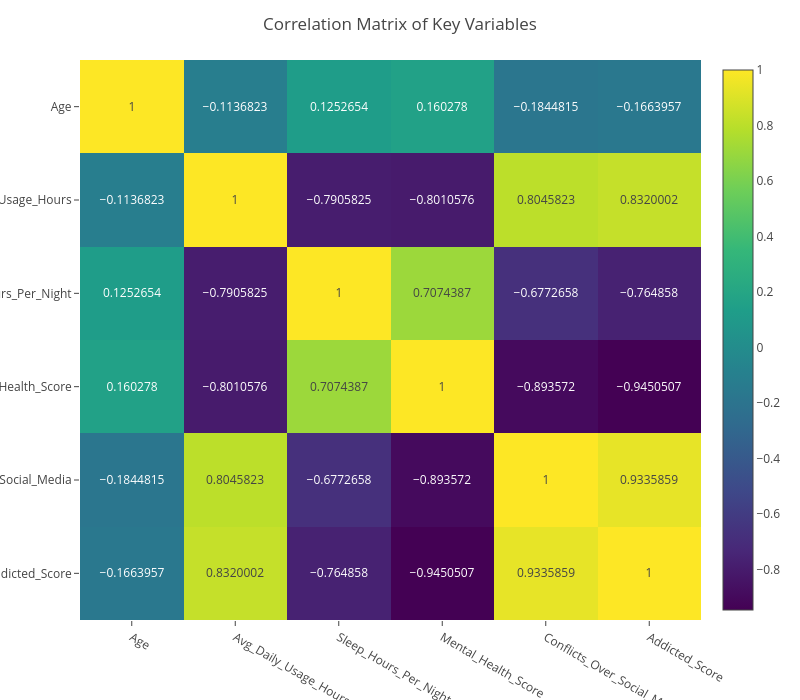

This figure's notebook cell:
### Code cell
# #### Interactive Heatmap: Correlation Matrix
corr_matrix = df[['Age', 'Avg_Daily_Usage_Hours', 'Sleep_Hours_Per_Night', 
                  'Mental_Health_Score', 'Conflicts_Over_Social_Media', 'Addicted_Score']].corr()

fig = px.imshow(corr_matrix, 
                text_auto=True, 
                aspect="auto", 
                color_continuous_scale='viridis')
fig.update_layout(
    title='Correlation Matrix of Key Variables',
    width=800,
    height=700
)
fig.show()

### Figure 1 — Plotly figure (JSON) as saved in the notebook; plotly's stock layout.template omitted (floating-point values rounded to 4 significant figures)
{"data": [{"coloraxis": "coloraxis", "hovertemplate": "x: %{x}<br>y: %{y}<br>color: %{z}<extra></extra>", "name": "0", "texttemplate": "%{z}", "type": "heatmap", "x": ["Age", "Avg_Daily_Usage_Hours", "Sleep_Hours_Per_Night", "Mental_Health_Score", "Conflicts_Over_Social_Media", "Addicted_Score"], "xaxis": "x", "y": ["Age", "Avg_Daily_Usage_Hours", "Sleep_Hours_Per_Night", "Mental_Health_Score", "Conflicts_Over_Social_Media", "Addicted_Score"], "yaxis": "y", "z": [[1.0, -0.1137, 0.1253, 0.1603, -0.1845, -0.1664], [-0.1137, 1.0, -0.7906, -0.8011, 0.8046, 0.832], [0.1253, -0.7906, 1.0, 0.7074, -0.6773, -0.7649], [0.1603, -0.8011, 0.7074, 1.0, -0.8936, -0.9451], [-0.1845, 0.8046, -0.6773, -0.8936, 1.0, 0.9336], [-0.1664, 0.832, -0.7649, -0.9451, 0.9336, 1.0]]}], "layout": {"coloraxis": {"colorscale": [[0, "#440154"], [0.1111, "#482878"], [0.2222, "#3e4989"], [0.3333, "#31688e"], [0.4444, "#26828e"], [0.5556, "#1f9e89"], [0.6667, "#35b779"], [0.7778, "#6ece58"], [0.8889, "#b5de2b"], [1, "#fde725"]]}, "height": 700, "margin": {"t": 60}, "title": {"text": "Correlation Matrix of Key Variables"}, "width": 800, "xaxis": {"anchor": "y", "domain": [0, 1]}, "yaxis": {"anchor": "x", "autorange": "reversed", "domain": [0, 1]}}}
